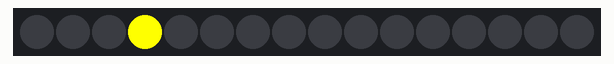
Recording of a sketch running on a simulated ATtiny85, built with avr-gcc and run on an emulated ATtiny85. Shown: 16 RGB LEDs in strip order, left to right. Random numbers use the default seed unless the sketch sets one.

Above: at 0.01 s.
At 5.28 s:
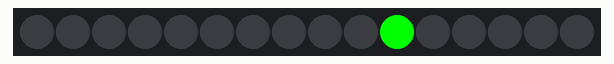
At 10.26 s:
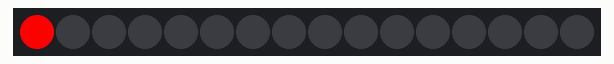
At 19.81 s:
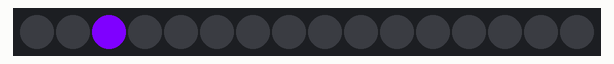
At 29.99 s:
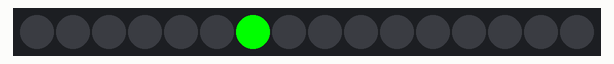
At 39.87 s:
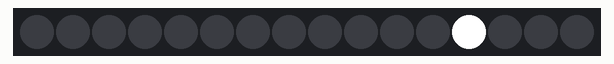

The sketch:

ATTiny85-NeoStrobo.ino
```cpp
// (licence header left out)
#include <Adafruit_NeoPixel.h>

#define PIN            2  // Data Pin connected to the NeoPixels
#define NUMPIXELS      16  // Number of NeoPixels in the ring
#define ADJPIXELS      1  // Number of adjacent pixes to fire (more increases perceived brightness)

Adafruit_NeoPixel strip = Adafruit_NeoPixel(NUMPIXELS, PIN, NEO_GRB + NEO_KHZ800);

// Define an array of specified colors, including white
uint32_t rainbowColors[] = {
  strip.Color(255, 255, 255),  // White
  strip.Color(255, 0, 0),     // Red
  strip.Color(255, 127, 0),   // Orange
  strip.Color(255, 255, 0),   // Yellow
  strip.Color(0, 255, 0),     // Green
  strip.Color(0, 0, 255),     // Blue
  strip.Color(127, 0, 255)    // Violet
};

void setup() {
  strip.begin();
  strip.show();  // Initialize all pixels to 'off'
  randomSeed(analogRead(0));  // Seed the random number generator
}

void loop() {
  int pixel = random(NUMPIXELS - 3);  // Randomly choose a pixel (avoid last three pixels)

  // Randomly choose a color from the specified set
  uint32_t color = rainbowColors[random(7)];

  // Set the pixels to the random color
  for (int i = 0; i < ADJPIXELS; i++) {
    strip.setPixelColor(pixel + i, color);
  }
  strip.show();

  delay(50);  // Keep the pixels on for 50 milliseconds

  // Turn off the pixels
  for (int i = 0; i < ADJPIXELS; i++) {
    strip.setPixelColor(pixel + i, 0);
  }
  strip.show();

  delay(random(50, 100));  // Random off time between bursts in milliseconds
}
```
